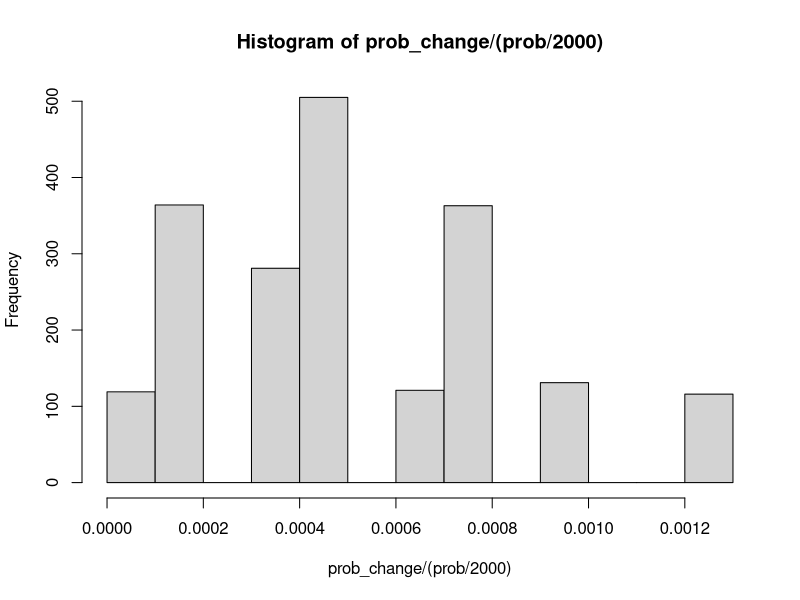

This chart was generated by the following R code:
sam = vector(length=250);
prob = 0;
for(i in 1:5000){
  sam = rbinom(250,c(0,1),prob=0.5)
  for(i in rle(sam)$lengths){
    if(i==16)
    {
      prob = prob+1;
    }
  }
}

print(prob/5000);


#Q2
sam = vector(length=8);
prob = 0;
kprob = 0;
prob_change = vector(length=2000)
for(i in 1:2000){
  kprob = 0;
  sam = rbinom(8,c(0,1),prob=0.5)
  for(k in rle(sam)$lengths){
    if(k==1)
    {
      prob = prob+1;
      kprob = kprob+1;
    }
  }
  prob_change[i] <- (kprob/2000);
  
}
print(prob/2000);

hist(prob_change/(prob/2000));
